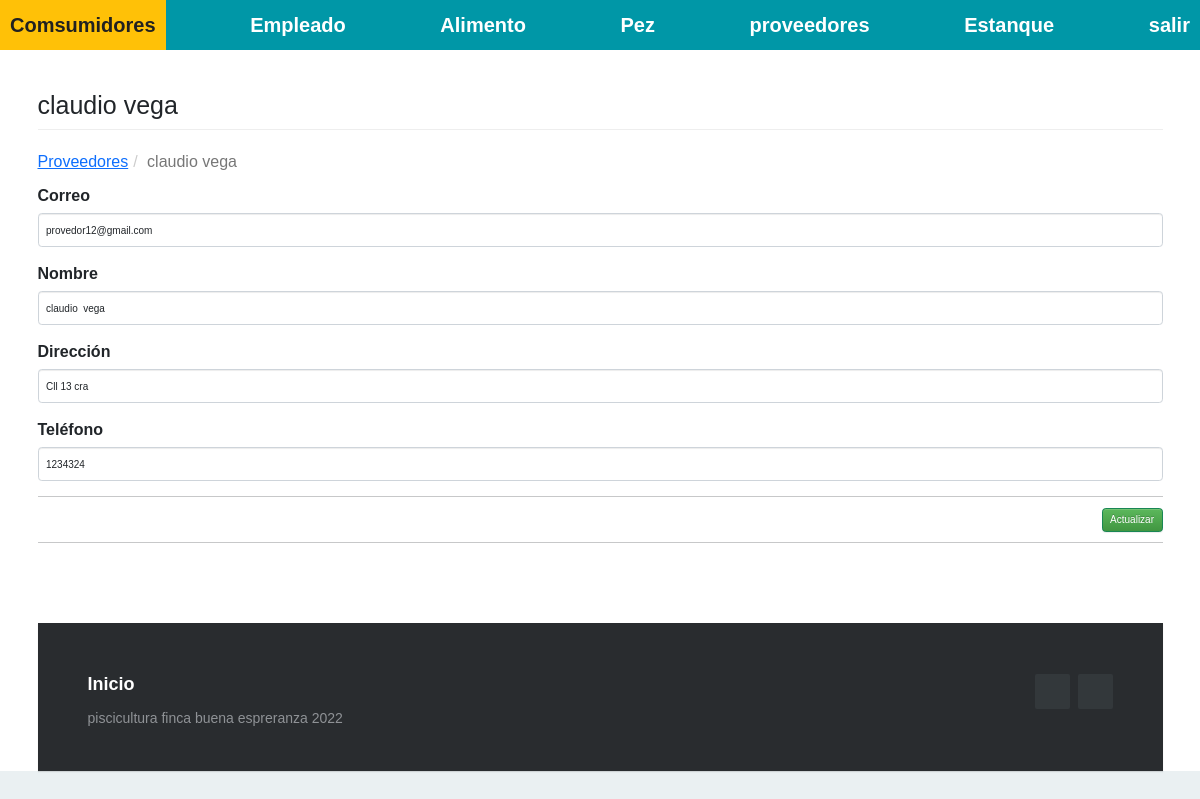
The app's page /index.php?c=proveedor&a=Crud&ID_Proveedor=1225644 (signed in) with its own data.
### tables this page shows
CREATE TABLE `proveedor` (
  `ID_Proveedor` int(111) NOT NULL,
  `Correo` varchar(111) NOT NULL,
  `Nombre` varchar(111) NOT NULL,
  `Dirección` varchar(111) NOT NULL,
  `Teléfono` varchar(111) NOT NULL
);

### Controller/proveedor.controller.php (called while the page is built, shortened)
<?php
require_once 'model/proveedor.php';
class proveedorController{
    private $model;
    public function __CONSTRUCT(){
        $this->model = new proveedor();
    }
    public function Crud(){
        $pvd = new proveedor();
        if(isset($_REQUEST['ID_Proveedor'])){
            $pvd = $this->model->Obtener($_REQUEST['ID_Proveedor']);
        }
        require_once 'view/header.php';
        require_once 'view/proveedor/proveedor-editar.php';
        require_once 'view/footer.php';
  }
}

### Model/database.php (called while the page is built)
<?php
class Database
{
    public static function Conectar()
    {
        $pdo = new PDO('mysql:host=localhost;dbname=piscicultura;charset=utf8', 'root', '');
        $pdo->setAttribute(PDO::ATTR_ERRMODE, PDO::ERRMODE_EXCEPTION);
        return $pdo;
    }
}

### Model/proveedor.php (called while the page is built, shortened)
<?php
class proveedor
{
	private $pdo;
	public function __CONSTRUCT()
	{
		try
		{
			$this->pdo = Database::Conectar();
		}
		catch(Exception $e)
		{
			die($e->getMessage());
		}
	}
	public function Obtener($ID_Proveedor)
	{
		try
		{
			$stm = $this->pdo->prepare("SELECT * FROM proveedor WHERE ID_Proveedor = ?");
			$stm->execute(array($ID_Proveedor));
			return $stm->fetch(PDO::FETCH_OBJ);
		} catch (Exception $e)
		{
			die($e->getMessage());
		}
	}
}

### View/proveedor/proveedor-editar.php (the view, shortened to what this page needs)
<h1 class="page-header">
    <?php echo $pvd->ID_Proveedor  != null ? $pvd->Nombre : 'Nuevo Registro'; ?>
</h1>
<ol class="breadcrumb">
  <li><a href="?c=proveedor">Proveedores</a></li>
  <li class="active"><?php echo $pvd->ID_Proveedor  != null ? $pvd->Nombre : 'Nuevo Registro'; ?></li>
</ol>
<form id="frm-proveedor" action="?c=proveedor&a=Editar" method="post" enctype="multipart/form-data">
    <div class="form-group">
        <label>Correo</label>
        <input type="text" name="Correo" value="<?php echo $pvd->Correo; ?>" class="form-control" placeholder="Ingrese su correo" data-validacion-tipo="requerido|min:100" />
    </div>
    <div class="form-group">
        <label>Nombre</label>
        <input type="text" name="Nombre" value="<?php echo $pvd->Nombre; ?>" class="form-control" placeholder="Ingrese su nombre" data-validacion-tipo="requerido|min:100" />
    </div>
    <div class="form-group">
        <label>Dirección</label>
        <input type="text" name="Dirección" value="<?php echo $pvd->Dirección; ?>" class="form-control" placeholder="Ingrese su direccion" data-validacion-tipo="requerido|min:10" />
    </div>
    <div class="form-group">
        <label>Teléfono</label>
        <input type="text" name="Teléfono" value="<?php echo $pvd->Teléfono; ?>" class="form-control" placeholder="Ingrese teléfono proveedor" data-validacion-tipo="requerido|min:10" />
    </div>
    <hr />
    <div class="text-right">
        <button class="btn btn-success">Actualizar</button>
    </div>
</form>

### assets/css/demo.css (style rules this page uses)
* { padding:0; margin:0; }
html { background-color: #eaf0f2; }
body { font:14px/1.5 Arial, Helvetica, sans-serif; }

### View/footer.php (style rules this page uses)
html { font-size: 62.5%; }
body { font-size: 16px; font-family: 'Krub', sans-serif; }

### records on screen
proveedor: Nombre "claudio vega", Correo "provedor12@gmail.com", Dirección "Cll 13 cra", Teléfono "1234324"
